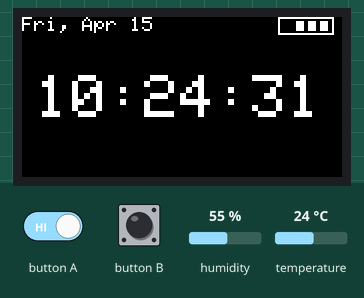
A sketch run on a simulated ESP32. Shown: 160×80 colour display. The test bench sets the inputs (shaded band); at power-on: humidity 55 %, temperature 24 °C. A WiFi scan finds three made-up networks; the local clock reads 2024-03-15 10:24:30 at power-on unless the sketch sets it; what the sketch prints to the serial monitor is not drawn.

Above: at 1.3 s.
1.4 s: button B pressed for 0.3 s
At 2.7 s:
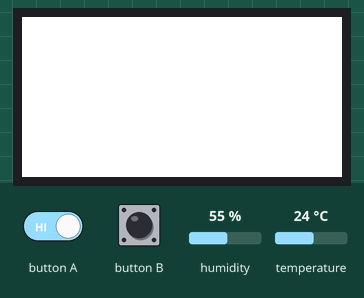
3.2 s: button B pressed for 1 s
At 6.9 s:
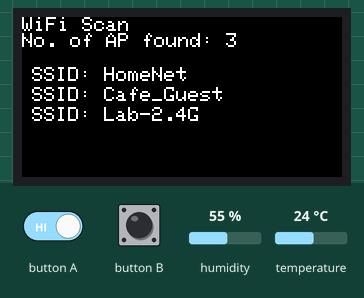
7.2 s: button B pressed for 0.3 s
At 8.4 s:
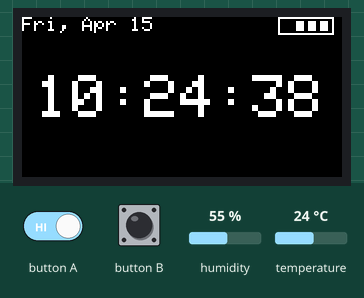
10.5 s: button A driven LOW and button B driven LOW
At 12.9 s:
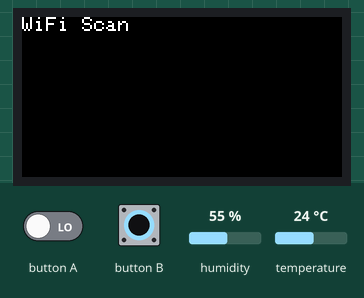
13.5 s: humidity set to 22 %
At 15.68 s:
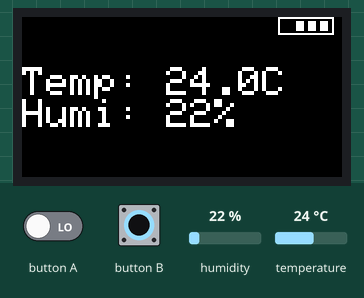
16.5 s: temperature set to 12 °C
At 19.6 s:
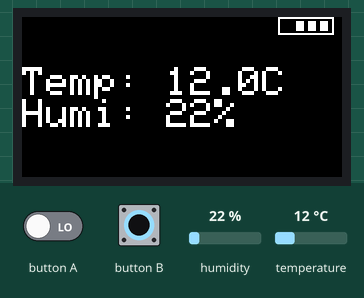
Timing chart, 0 to 20.5 s (numbered marks = the images above; inputs shaded):
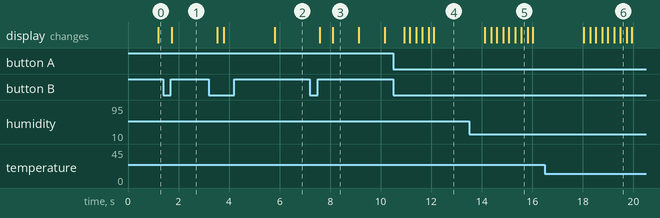

Measured:
- after the input at 1.4 s, the display: changes after 0.34 s (image 1)
- after the input at 3.2 s, the display: first changes after 0.32 s (image 2 shows a later state)
- after the input at 7.2 s, the display: first changes after 0.38 s (image 3 shows a later state)
- after the input at 10.5 s, the display: first changes after 0.44 s (image 4 shows a later state)
- what the display in image 3 shows lasts 1.0 s, from 8.1 s to 9.1 s

The sketch:

myWatch.ino
```cpp
#include <M5StickC.h>
#include "bat_icon.h"
#include "DHT12.h"
#include "Adafruit_Sensor.h"
#include "WiFi.h"

int batLevel;
int count;
uint8_t i = 0;
uint8_t mode_num = 0;
uint8_t lightToggle = 0;
bool startScan = 0;

DHT12 dht12;
RTC_DateTypeDef RTC_DateStruct;

void setup() {
  // put your setup code here, to run once:
  M5.begin();
  //init env hat module
  Wire.begin(0, 26);
  M5.Axp.ScreenBreath(8);
  M5.Lcd.setRotation(3);
  M5.Lcd.fillScreen(BLACK);
  M5.Lcd.drawXBitmap(128, 0, batIconFull, batIconWidth, batIconHeight, TFT_WHITE);
  count = 0;
}

void batLevelAnimation() {
  if (M5.Axp.GetBatChargeCurrent() > 0) {
    Serial.println("Charging...");
    if (count > 10) {
      count = 0;
    }
    switch(count) {
      case 4:
        M5.Lcd.fillRect(128, 0, 156, 9, BLACK);
        M5.Lcd.drawXBitmap(128, 0, batIcon25, batIconWidth, batIconHeight, TFT_WHITE);
        break;
      case 6:
        M5.Lcd.fillRect(128, 0, 156, 9, BLACK);
        M5.Lcd.drawXBitmap(128, 0, batIcon50, batIconWidth, batIconHeight, TFT_WHITE);
        break;
      case 8:
        M5.Lcd.fillRect(128, 0, 156, 9, BLACK);
        M5.Lcd.drawXBitmap(128, 0, batIcon75, batIconWidth, batIconHeight, TFT_WHITE);
        break;
      case 10:
        M5.Lcd.fillRect(128, 0, 156, 9, BLACK);
        M5.Lcd.drawXBitmap(128, 0, batIconFull, batIconWidth, batIconHeight, TFT_WHITE);
        break;
    }
    count++;
  } else {
    batLevel = M5.Axp.GetBatVoltage() / 5 * 100;
      if (batLevel > 80) {
        M5.Lcd.fillRect(128, 0, 156, 9, BLACK);
        M5.Lcd.drawXBitmap(128, 0, batIconFull, batIconWidth, batIconHeight, TFT_WHITE);
      } else if (batLevel > 73) {
        M5.Lcd.fillRect(128, 0, 156, 9, BLACK);
        M5.Lcd.drawXBitmap(128, 0, batIcon75, batIconWidth, batIconHeight, TFT_WHITE);
      } else if (batLevel > 70) {
        M5.Lcd.fillRect(128, 0, 156, 9, BLACK);
        M5.Lcd.drawXBitmap(128, 0, batIcon50, batIconWidth, batIconHeight, TFT_WHITE);
      } else if (batLevel > 65) {
        M5.Lcd.fillRect(128, 0, 156, 9, BLACK);
        M5.Lcd.drawXBitmap(128, 0, batIcon25, batIconWidth, batIconHeight, TFT_WHITE);
      } else {
        M5.Lcd.fillRect(128, 0, 156, 9, BLACK);
        M5.Lcd.drawXBitmap(128, 0, batIconEmpty, batIconWidth, batIconHeight, TFT_WHITE);
      }
  }
}

void screenBrightnessLv() {
  if (i <= 3) {
    i++;
  }
  if (i > 3) {
    i = 0;
  }
  //delay(200);
  switch(i) {
    case 0:
      M5.Axp.ScreenBreath(7);
      break;
    case 1:
      M5.Axp.ScreenBreath(8);
      break;
    case 2:
      M5.Axp.ScreenBreath(10);
      break;
    case 3:
      M5.Axp.ScreenBreath(12);
      break;
    default:
      M5.Axp.ScreenBreath(7);
      break;
  }
}

void displayCurrentTime() {
  M5.Rtc.GetBm8563Time();
  M5.Rtc.GetData(&RTC_DateStruct);

  char* month;
  char* weekDay;

  switch(RTC_DateStruct.Month) {
    case 0:
      month = "Jan";
      break;
    case 1:
      month = "Feb";
      break;
    case 2:
      month = "Mar";
      break;
    case 3:
      month = "Apr";
      break;
    case 4:
      month = "May";
      break;
    case 5:
      month = "Jun";
      break;
    case 6:
      month = "July";
      break;
    case 7:
      month = "Aug";
      break;
    case 8:
      month = "Sep";
      break;
    case 9:
      month = "Oct";
      break;
    case 10:
      month = "Nov";
      break;
    case 11:
      month = "Dec";
      break;
    default:
      month ="ERR";
  }

  switch(RTC_DateStruct.WeekDay) {
    case 0:
      weekDay = "Sun";
      break;
    case 1:
      weekDay = "Mon";
      break;
    case 2:
      weekDay = "Tue";
      break;
    case 3:
      weekDay = "Wed";
      break;
    case 4:
      weekDay = "Thu";
      break;
    case 5:
      weekDay = "Fri";
      break;
    case 6:
      weekDay = "Sat";
      break;
    default:
      weekDay = "ERR";
      break;
  }
  M5.Lcd.setCursor(0, 0);
  M5.Lcd.setTextSize(1);
  M5.Lcd.printf("%s, %s %02d", weekDay, month, RTC_DateStruct.Date);
  M5.Lcd.setCursor(7, 29);
  M5.Lcd.setTextSize(3);
  M5.Lcd.printf("%02d:%02d:%02d", M5.Rtc.Hour, M5.Rtc.Minute, M5.Rtc.Second);
}

void flashlight() {
  if (lightToggle == 1) {
    M5.Lcd.fillScreen(WHITE);
    lightToggle = 0;
  }
  else {
    return;
  }
}

void envSampling() {
  float tmp = dht12.readTemperature();
  float hum = dht12.readHumidity();
  M5.Lcd.setTextSize(2);
  M5.Lcd.setCursor(0, 25);
  M5.Lcd.printf("Temp: %2.1fC\nHumi: %2.0f%%", tmp, hum);
  //Serial.printf("Temp: %2.1fC\nHumi: %2.0f%%\n", tmp, hum);
}

void scanNetwork() {
  //code
  if (startScan) {
    M5.Lcd.setTextSize(1);
    M5.Lcd.setCursor(0, 0);
    M5.Lcd.print("WiFi Scan\n");

    int numOfNetworks = WiFi.scanNetworks();

    M5.Lcd.printf("No. of AP found: %d", numOfNetworks);
    for (int i = 0; i < numOfNetworks; i++) {
      Serial.print("Network name: ");
      Serial.println(WiFi.SSID(i));
      if (i == 0) {
        M5.Lcd.setCursor(5, 25);
        M5.Lcd.print("                                ");
        M5.Lcd.setCursor(5, 25);
      }
      else {
        M5.Lcd.setCursor(5, 25 + (i * 10));
        M5.Lcd.print("                                ");
        M5.Lcd.setCursor(5, 25 + (i * 10));
      }
      M5.Lcd.print("SSID: ");
      M5.Lcd.println(WiFi.SSID(i));
    }
    startScan = 0;
  }
  else {
    return;
  }
}

void loop() {
  // put your main code here, to run repeatedly:
  if (M5.BtnB.isPressed()) {
    if (mode_num <= 3) {
      mode_num++;
    }
    if (mode_num > 3) {
      mode_num = 0;
    }
    M5.Lcd.fillScreen(BLACK);
    if (lightToggle == 0) {
      digitalWrite(M5_LED, HIGH);
    }
  }
  if (M5.BtnA.isPressed()) {
    screenBrightnessLv();
    delay(200);
  }

  switch(mode_num) {
    case 0:
      M5.Lcd.setTextSize(3);
      batLevelAnimation();
      displayCurrentTime();
      lightToggle = 1;
      break;
    case 1:
      flashlight();
      break;
    case 2:
      envSampling();
      batLevelAnimation();
      startScan = 1;
      break;
    case 3:
      scanNetwork();
      break;
    default:
      break;
  }

  M5.update();
  delay(250);
}
```

Source omitted: bat_icon.h (data table, 1454 bytes)
